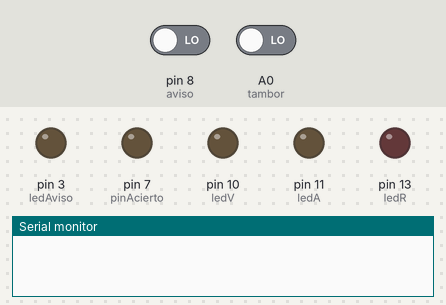
The sketch below on a simulated Arduino Uno, built with avr-gcc and run on an emulated ATmega328P. Shown: output pins drawn as LEDs (lit = HIGH), the last lines printed to the serial monitor. The test bench sets the inputs (shaded band); at power-on: pin 8 (aviso) LOW, A0 (tambor) LOW.

Above: at 1.2 s.
1.3 s: pin 8 (aviso) driven HIGH and A0 (tambor) driven HIGH
At 1.75 s:
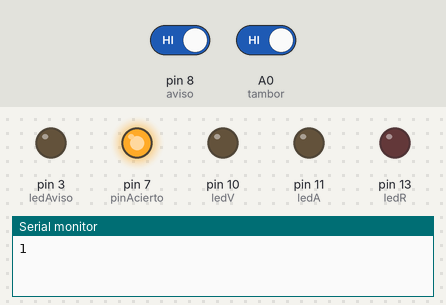
4.3 s: pin 8 (aviso) driven LOW
Timing chart, 0 to 7.3 s (numbered marks = the images above; inputs shaded):
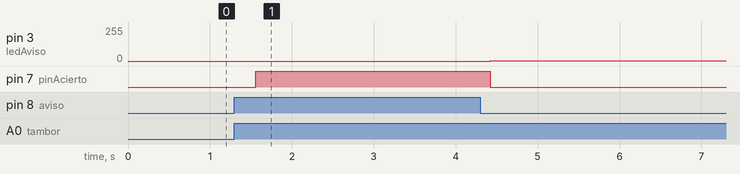

Measured:
- after the input at 1.3 s, pin 7 (pinAcierto): LOW → HIGH after 0.26 s

The sketch:

tambor2.0.ino
```cpp
#define tambor A0
#define ledAviso 3
#define aviso 8
#define pinAcierto 7

bool estadoT = false;
bool estadoS = false;

int ledR = 13;
int ledA = 11;
int ledV = 10;
int contAc = 0;

int dato;

void setup() {
  Serial.begin(9600);
  pinMode(tambor, INPUT);
  pinMode(aviso, INPUT);

  pinMode(pinAcierto, OUTPUT);
  pinMode(ledAviso, OUTPUT);
  pinMode(ledR, OUTPUT);
  pinMode(ledA, OUTPUT);
  pinMode(ledV, OUTPUT);

  digitalWrite(pinAcierto, LOW);
  digitalWrite(ledR, LOW);
  digitalWrite(ledA, LOW);
  digitalWrite(ledV, LOW);
}

void loop() {
  estadoS = digitalRead(aviso);
  estadoT = digitalRead(tambor);

  if (estadoT == true && estadoS == true) {
    fade();
    digitalWrite(pinAcierto, HIGH);
  } else {
    digitalWrite(pinAcierto, LOW);
  }

  //  if (contAc > 10) {
  //  }
  //  if (contAc > 20) {
  //  }
  //  if (contAc > 30) {
  //  }
  //  if (contAc > 31) {
  //    contAc = 0;
  //  }
}

void fade() {
  for (int i = 0; i < 255; i++) {
    analogWrite(ledAviso, i);
    delay(1);
  }
  for (int i = 255; i > 0; i--) {
    analogWrite(ledAviso, i);
    if (i <= 1) {
      i = 0;
    }
  }
  contAc += 1;
  Serial.println(contAc);

  //delay(1);
}
```
